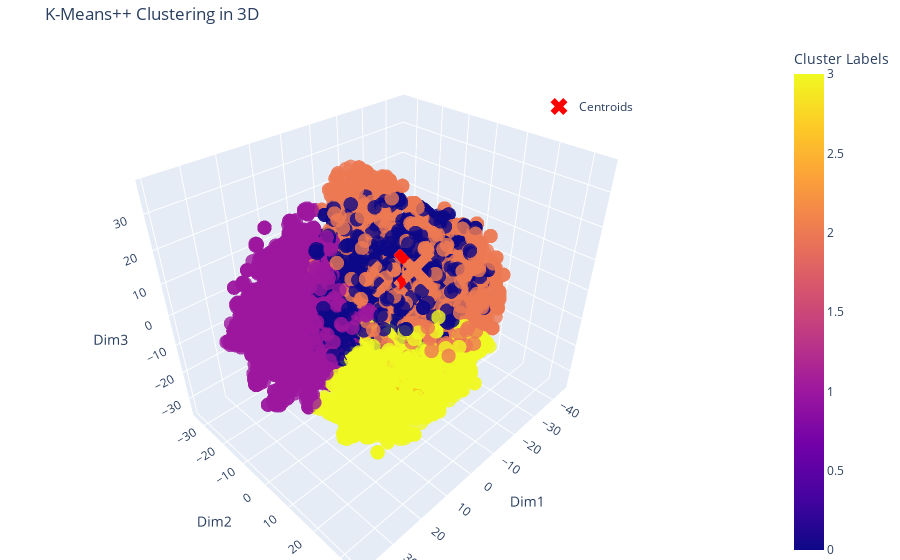

Source (notebook cell):
### Markdown cell above
**Implementation of Optimized K-Means**:

Here’s a basic implementation of the optimized Gpt-generated *K-Means* through the `scikit-learn`'s *K-Means* module, as it’s a well-established and optimized version of the algorithm.

I have also asked to Chat-Gpt to translate all the 3-D plots with *Plotly* I have created in the previous cells to this case.

The following code applies *K-Means* to the dataset:

### Code cell
# We define a copy of the DataFrame to add the Cluster Indexes
df_kmeans_gpt = df_tsne.copy()

centroids_optimized, labels_optimized = functions.kmeans_optimized(df_tsne, n_clusters = 4)

df_kmeans_gpt['Cluster'] = labels_optimized

print(f"Final centroids:\n{centroids_optimized}")

# Function to create the 3d Scatter-Plot
functions.create3DScatterPlot(df_kmeans_gpt , centroids_optimized)

### Figure 1 — Plotly figure (JSON) as saved in the notebook; plotly's stock layout.template omitted (floating-point values rounded to 4 significant figures; data arrays with more than 128 entries replaced by an {"elided": "..."} marker saying what was removed)
{"data": [{"hovertemplate": "Dim1=%{x}<br>Dim2=%{y}<br>Dim3=%{z}<br>Cluster Labels=%{marker.color}<extra></extra>", "legendgroup": "", "marker": {"color": {"elided": "9804 int values"}, "coloraxis": "coloraxis", "opacity": 0.8, "size": 5, "symbol": "circle"}, "mode": "markers", "name": "", "scene": "scene", "showlegend": false, "type": "scatter3d", "x": {"elided": "9804 float values"}, "y": {"elided": "9804 float values"}, "z": {"elided": "9804 float values"}}, {"marker": {"color": "red", "size": 15, "symbol": "x"}, "mode": "markers", "name": "Centroids", "type": "scatter3d", "x": [-16.03, 17.37, -2.525, 3.841], "y": [-9.923, -11.11, 10.99, 14.1], "z": [-3.555, 0.7701, 16.03, -14.29]}], "layout": {"coloraxis": {"colorbar": {"title": {"text": "Cluster Labels"}}, "colorscale": [[0, "#0d0887"], [0.1111, "#46039f"], [0.2222, "#7201a8"], [0.3333, "#9c179e"], [0.4444, "#bd3786"], [0.5556, "#d8576b"], [0.6667, "#ed7953"], [0.7778, "#fb9f3a"], [0.8889, "#fdca26"], [1, "#f0f921"]]}, "legend": {"tracegroupgap": 0, "x": 0.7, "y": 0.9}, "margin": {"b": 0, "l": 0, "r": 0, "t": 40}, "scene": {"domain": {"x": [0, 1], "y": [0, 1]}, "xaxis": {"title": {"text": "Dim1"}}, "yaxis": {"title": {"text": "Dim2"}}, "zaxis": {"title": {"text": "Dim3"}}}, "title": {"text": "K-Means++ Clustering in 3D"}}}
